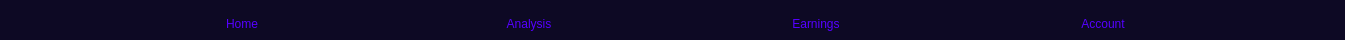
   <widget class="QFrame" name="bottomBar">
    <property name="geometry">
     <rect>
      <x>0</x>
      <y>822</y>
      <width>1345</width>
      <height>40</height>
     </rect>
    </property>
    <property name="minimumSize">
     <size>
      <width>0</width>
      <height>40</height>
     </size>
    </property>
    <property name="maximumSize">
     <size>
      <width>16777215</width>
      <height>40</height>
     </size>
    </property>
    <property name="styleSheet">
     <string notr="true">background-color: rgb(13, 9, 36);</string>
    </property>
    <property name="frameShape">
     <enum>QFrame::NoFrame</enum>
    </property>
    <property name="frameShadow">
     <enum>QFrame::Raised</enum>
    </property>
    <layout class="QHBoxLayout" name="horizontalLayout_41">
     <item>
      <widget class="QPushButton" name="pushButton_17">
       <property name="minimumSize">
        <size>
         <width>100</width>
         <height>26</height>
        </size>
       </property>
       <property name="maximumSize">
        <size>
         <width>26</width>
         <height>26</height>
        </size>
       </property>
       <property name="styleSheet">
        <string notr="true">QPushButton {
	border: none;
	background-color: rgb(13, 9, 36);
	border-radius: 13;
	color: rgb(85, 0, 255);
}

QPushButton:hover {
	background-color: rgb(85, 0, 255);
	color: rgb(7, 255, 119);
}

QPushButton:pressed {
	background-color: rgb(0, 0, 0);
}</string>
       </property>
       <property name="text">
        <string>Home</string>
       </property>
       <property name="icon">
        <iconset resource="dashboad/New-PySide6-ui-design-master/resources/resources.qrc">
         <normaloff>:/icons/icons/home.svg</normaloff>:/icons/icons/home.svg</iconset>
       </property>
       <property name="iconSize">
        <size>
         <width>20</width>
         <height>20</height>
        </size>
       </property>
      </widget>
     </item>
     <item>
      <widget class="QPushButton" name="pushButton_18">
       <property name="minimumSize">
        <size>
         <width>100</width>
         <height>26</height>
        </size>
       </property>
       <property name="maximumSize">
        <size>
         <width>26</width>
         <height>26</height>
        </size>
       </property>
       <property name="styleSheet">
        <string notr="true">QPushButton {
	border: none;
	background-color: rgb(13, 9, 36);
	border-radius: 13;
	color: rgb(85, 0, 255);
}

QPushButton:hover {
	background-color: rgb(85, 0, 255);
	color: rgb(7, 255, 119);
}

QPushButton:pressed {
	background-color: rgb(0, 0, 0);
}</string>
       </property>
       <property name="text">
        <string>Analysis</string>
       </property>
       <property name="icon">
        <iconset resource="dashboad/New-PySide6-ui-design-master/resources/resources.qrc">
         <normaloff>:/icons/icons/chart.svg</normaloff>:/icons/icons/chart.svg</iconset>
       </property>
       <property name="iconSize">
        <size>
         <width>20</width>
         <height>20</height>
        </size>
       </property>
      </widget>
     </item>
     <item>
      <widget class="QPushButton" name="pushButton_19">
       <property name="minimumSize">
        <size>
         <width>100</width>
         <height>26</height>
        </size>
       </property>
       <property name="maximumSize">
        <size>
         <width>26</width>
         <height>26</height>
        </size>
       </property>
       <property name="styleSheet">
        <string notr="true">QPushButton {
	border: none;
	background-color: rgb(13, 9, 36);
	border-radius: 13;
	color: rgb(85, 0, 255);
}

QPushButton:hover {
	background-color: rgb(85, 0, 255);
	color: rgb(7, 255, 119);
}

QPushButton:pressed {
	background-color: rgb(0, 0, 0);
}</string>
       </property>
       <property name="text">
        <string>Earnings</string>
       </property>
       <property name="icon">
        <iconset resource="dashboad/New-PySide6-ui-design-master/resources/resources.qrc">
         <normaloff>:/icons/icons/pouch.svg</normaloff>:/icons/icons/pouch.svg</iconset>
       </property>
       <property name="iconSize">
        <size>
         <width>20</width>
         <height>20</height>
        </size>
       </property>
      </widget>
     </item>
     <item>
      <widget class="QPushButton" name="pushButton_20">
       <property name="minimumSize">
        <size>
         <width>100</width>
         <height>26</height>
        </size>
       </property>
       <property name="maximumSize">
        <size>
         <width>26</width>
         <height>26</height>
        </size>
       </property>
       <property name="styleSheet">
        <string notr="true">QPushButton {
	border: none;
	background-color: rgb(13, 9, 36);
	border-radius: 13;
	color: rgb(85, 0, 255);
}

QPushButton:hover {
	background-color: rgb(85, 0, 255);
	color: rgb(7, 255, 119);
}

QPushButton:pressed {
	background-color: rgb(0, 0, 0);
}</string>
       </property>
       <property name="text">
        <string>Account</string>
       </property>
       <property name="icon">
        <iconset resource="dashboad/New-PySide6-ui-design-master/resources/resources.qrc">
         <normaloff>:/icons/icons/account.svg</normaloff>:/icons/icons/account.svg</iconset>
       </property>
       <property name="iconSize">
        <size>
         <width>20</width>
         <height>20</height>
        </size>
       </property>
      </widget>
     </item>
    </layout>
   </widget>
